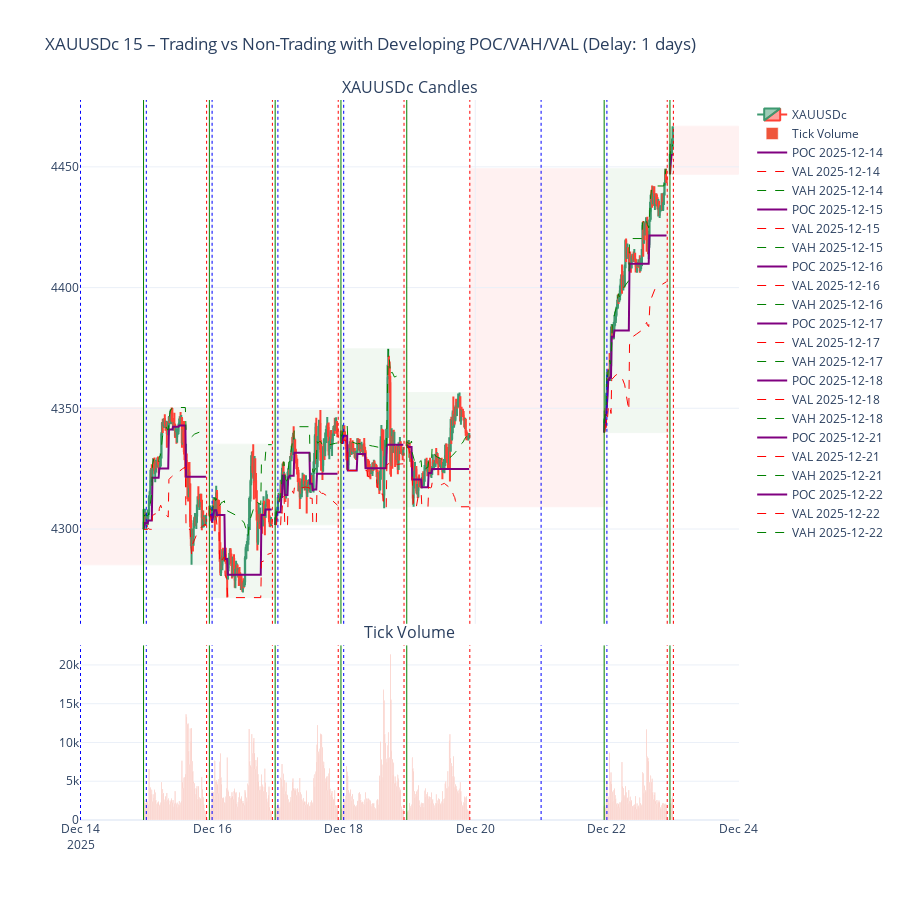

Notebook source saved alongside this figure:
### Code cell
import MetaTrader5 as mt5
import pandas as pd
import pytz
from datetime import datetime, timedelta
from plotly.subplots import make_subplots
import plotly.graph_objects as go
import numpy as np

# -------------------------------------------------
# PARAMETERS
# -------------------------------------------------
symbol = "XAUUSDc"
timeframe = mt5.TIMEFRAME_M15  # any MT5 timeframe
lookback_days = 10             # number of days to look back
delay_days = 1                 # adjustable delay (days back from today)
utc_timezone = pytz.UTC
value_area_pct = 0.7           # 70% value area

# -------------------------------------------------
# HELPER: Convert MT5 timeframe to timedelta
# -------------------------------------------------
def timeframe_to_timedelta(tf):
    mapping = {
        mt5.TIMEFRAME_M1: timedelta(minutes=1),
        mt5.TIMEFRAME_M2: timedelta(minutes=2),
        mt5.TIMEFRAME_M3: timedelta(minutes=3),
        mt5.TIMEFRAME_M4: timedelta(minutes=4),
        mt5.TIMEFRAME_M5: timedelta(minutes=5),
        mt5.TIMEFRAME_M6: timedelta(minutes=6),
        mt5.TIMEFRAME_M10: timedelta(minutes=10),
        mt5.TIMEFRAME_M12: timedelta(minutes=12),
        mt5.TIMEFRAME_M15: timedelta(minutes=15),
        mt5.TIMEFRAME_M20: timedelta(minutes=20),
        mt5.TIMEFRAME_M30: timedelta(minutes=30),
        mt5.TIMEFRAME_H1: timedelta(hours=1),
        mt5.TIMEFRAME_H2: timedelta(hours=2),
        mt5.TIMEFRAME_H3: timedelta(hours=3),
        mt5.TIMEFRAME_H4: timedelta(hours=4),
        mt5.TIMEFRAME_H6: timedelta(hours=6),
        mt5.TIMEFRAME_H8: timedelta(hours=8),
        mt5.TIMEFRAME_H12: timedelta(hours=12),
        mt5.TIMEFRAME_D1: timedelta(days=1),
        mt5.TIMEFRAME_W1: timedelta(weeks=1),
        mt5.TIMEFRAME_MN1: timedelta(days=30),
    }
    return mapping.get(tf, timedelta(hours=1))

# -------------------------------------------------
# INITIALIZE MT5
# -------------------------------------------------
if not mt5.initialize():
    raise RuntimeError(f"MT5 initialization failed: {mt5.last_error()}")

if not mt5.symbol_select(symbol, True):
    mt5.shutdown()
    raise RuntimeError(f"Symbol not available: {symbol}")

# -------------------------------------------------
# FETCH DATA RANGE WITH DELAY
# -------------------------------------------------
utc_now = datetime.now(utc_timezone).replace(hour=0, minute=0, second=0, microsecond=0)
utc_now -= timedelta(days=delay_days)
utc_from = utc_now - timedelta(days=lookback_days)

rates = mt5.copy_rates_range(symbol, timeframe, utc_from, utc_now)
mt5.shutdown()

if rates is None or len(rates) == 0:
    raise RuntimeError("No data returned from MT5")

df = pd.DataFrame(rates)
df["time"] = pd.to_datetime(df["time"], unit="s", utc=True)
df.set_index("time", inplace=True)
df.sort_index(inplace=True)

# -------------------------------------------------
# DETECT TRADING SESSIONS
# -------------------------------------------------
candle_delta = timeframe_to_timedelta(timeframe)
df["gap"] = df.index.to_series().diff() > candle_delta
df["session"] = df["gap"].cumsum()

trading_sessions = []
non_trading_gaps = []

for session_id, group in df.groupby("session"):
    trading_sessions.append({
        "x0": group.index.min(),
        "x1": group.index.max() + candle_delta,
        "y0": group["low"].min(),
        "y1": group["high"].max(),
        "df": group
    })

for i in range(len(trading_sessions) - 1):
    gap_start = trading_sessions[i]["x1"]
    gap_end = trading_sessions[i + 1]["x0"]
    if gap_start < gap_end:
        non_trading_gaps.append({
            "x0": gap_start,
            "x1": gap_end,
            "y0": min(trading_sessions[i]["y0"], trading_sessions[i + 1]["y0"]),
            "y1": max(trading_sessions[i]["y1"], trading_sessions[i + 1]["y1"])
        })

first_candle = trading_sessions[0]
last_candle = trading_sessions[-1]
day_start = datetime.combine(first_candle["x0"].date(), datetime.min.time()).replace(tzinfo=utc_timezone)
day_end = datetime.combine(last_candle["x1"].date(), datetime.max.time()).replace(tzinfo=utc_timezone)

if day_start < first_candle["x0"]:
    non_trading_gaps.insert(0, {"x0": day_start, "x1": first_candle["x0"], "y0": first_candle["y0"], "y1": first_candle["y1"]})
if last_candle["x1"] < day_end:
    non_trading_gaps.append({"x0": last_candle["x1"], "x1": day_end, "y0": last_candle["y0"], "y1": last_candle["y1"]})

# -------------------------------------------------
# PLOTLY FIGURE
# -------------------------------------------------
fig = make_subplots(
    rows=2,
    cols=1,
    shared_xaxes=True,
    vertical_spacing=0.03,
    row_heights=[0.75, 0.25],
    subplot_titles=(f"{symbol} Candles", "Tick Volume")
)

# Candlesticks
fig.add_trace(
    go.Candlestick(
        x=df.index,
        open=df["open"],
        high=df["high"],
        low=df["low"],
        close=df["close"],
        name=symbol
    ),
    row=1,
    col=1
)

# Tick volume
fig.add_trace(
    go.Bar(
        x=df.index,
        y=df["tick_volume"],
        name="Tick Volume"
    ),
    row=2,
    col=1
)

# Trading sessions
for session in trading_sessions:
    fig.add_shape(
        type="rect",
        x0=session["x0"],
        x1=session["x1"],
        y0=session["y0"],
        y1=session["y1"],
        line=dict(color="green", width=1),
        fillcolor="green",
        opacity=0.05,
        layer="below"
    )

# Non-trading gaps
for gap in non_trading_gaps:
    fig.add_shape(
        type="rect",
        x0=gap["x0"],
        x1=gap["x1"],
        y0=gap["y0"],
        y1=gap["y1"],
        line=dict(color="red", width=1),
        fillcolor="red",
        opacity=0.05,
        layer="below"
    )

# Vertical lines: session start, session end, 0:00 UTC
for session in trading_sessions:
    session_start = session["x0"]
    session_end = session["x1"]
    day_midnight = datetime.combine(session_start.date(), datetime.min.time()).replace(tzinfo=utc_timezone)
    fig.add_vline(x=day_midnight, line=dict(color="blue", width=1, dash="dot"), row="all", col=1)
    fig.add_vline(x=session_start, line=dict(color="green", width=1, dash="solid"), row="all", col=1)
    fig.add_vline(x=session_end, line=dict(color="red", width=1, dash="dot"), row="all", col=1)

# -------------------------------------------------
# DEVELOPING POC, VAH, VAL
# -------------------------------------------------
for session in trading_sessions:
    sess_df = session["df"]
    poc_prices = []
    vah_prices = []
    val_prices = []
    poc_times = []

    cumulative_volume = {}

    for idx, row in sess_df.iterrows():
        # Fine-grained price levels at 0.25 intervals
        price_levels = np.arange(row["low"], row["high"] + 0.01, 0.25)
        vol_per_level = row["tick_volume"] / len(price_levels)
        for price in price_levels:
            price = round(price, 2)
            cumulative_volume[price] = cumulative_volume.get(price, 0) + vol_per_level

        # Current POC
        sorted_prices = sorted(cumulative_volume.keys())
        volumes = np.array([cumulative_volume[p] for p in sorted_prices])
        poc_idx = np.argmax(volumes)
        poc_price = sorted_prices[poc_idx]
        poc_prices.append(poc_price)
        poc_times.append(idx)

        # Developing VAH and VAL
        total_vol = volumes.sum()
        target_vol = total_vol * value_area_pct
        cum_vol = volumes[poc_idx]
        lower_idx = poc_idx
        upper_idx = poc_idx

        while cum_vol < target_vol:
            if lower_idx > 0:
                lower_idx -= 1
                cum_vol += volumes[lower_idx]
            if upper_idx < len(volumes) - 1:
                upper_idx += 1
                cum_vol += volumes[upper_idx]

        val_prices.append(sorted_prices[lower_idx])
        vah_prices.append(sorted_prices[upper_idx])

    # Plot POC
    fig.add_trace(
        go.Scatter(
            x=poc_times,
            y=poc_prices,
            mode="lines",
            line=dict(color="purple", width=2),
            name=f"POC {session['x0'].date()}"
        ),
        row=1,
        col=1
    )

    # Plot VAL
    fig.add_trace(
        go.Scatter(
            x=poc_times,
            y=val_prices,
            mode="lines",
            line=dict(color="red", width=1, dash="dash"),
            name=f"VAL {session['x0'].date()}"
        ),
        row=1,
        col=1
    )

    # Plot VAH
    fig.add_trace(
        go.Scatter(
            x=poc_times,
            y=vah_prices,
            mode="lines",
            line=dict(color="green", width=1, dash="dash"),
            name=f"VAH {session['x0'].date()}"
        ),
        row=1,
        col=1
    )

# -------------------------------------------------
# LAYOUT
# -------------------------------------------------
fig.update_layout(
    title=f"{symbol} {timeframe} – Trading vs Non-Trading with Developing POC/VAH/VAL (Delay: {delay_days} days)",
    height=900,
    xaxis_rangeslider_visible=False,
    showlegend=True,
    template="plotly_white"
)

fig.show()
